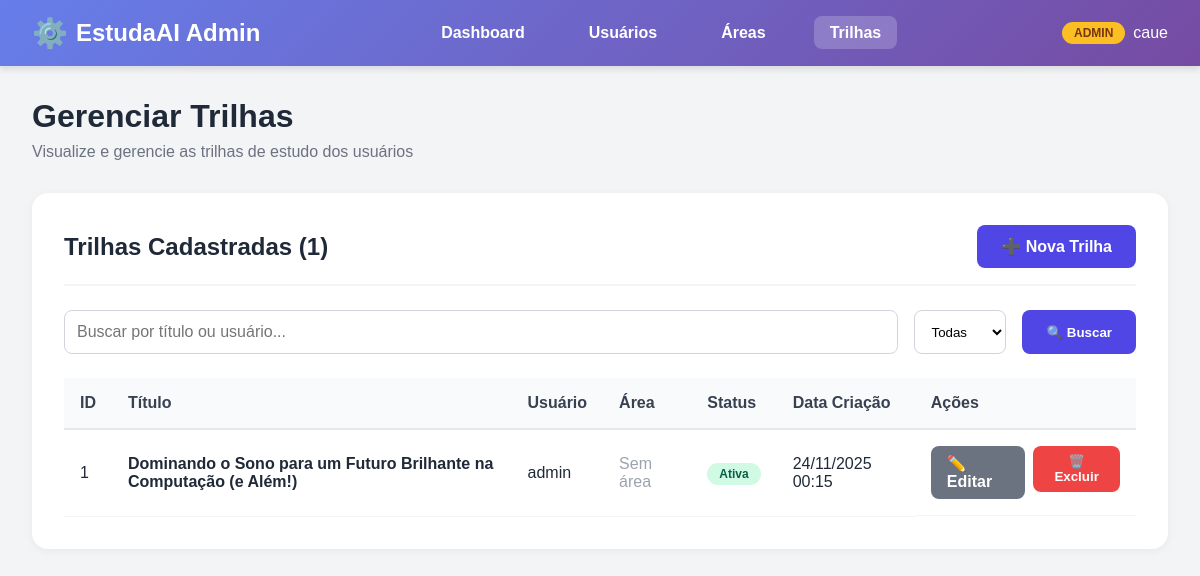
The app's page /usuarios/admin-panel/trilhas/ (signed in), older data.
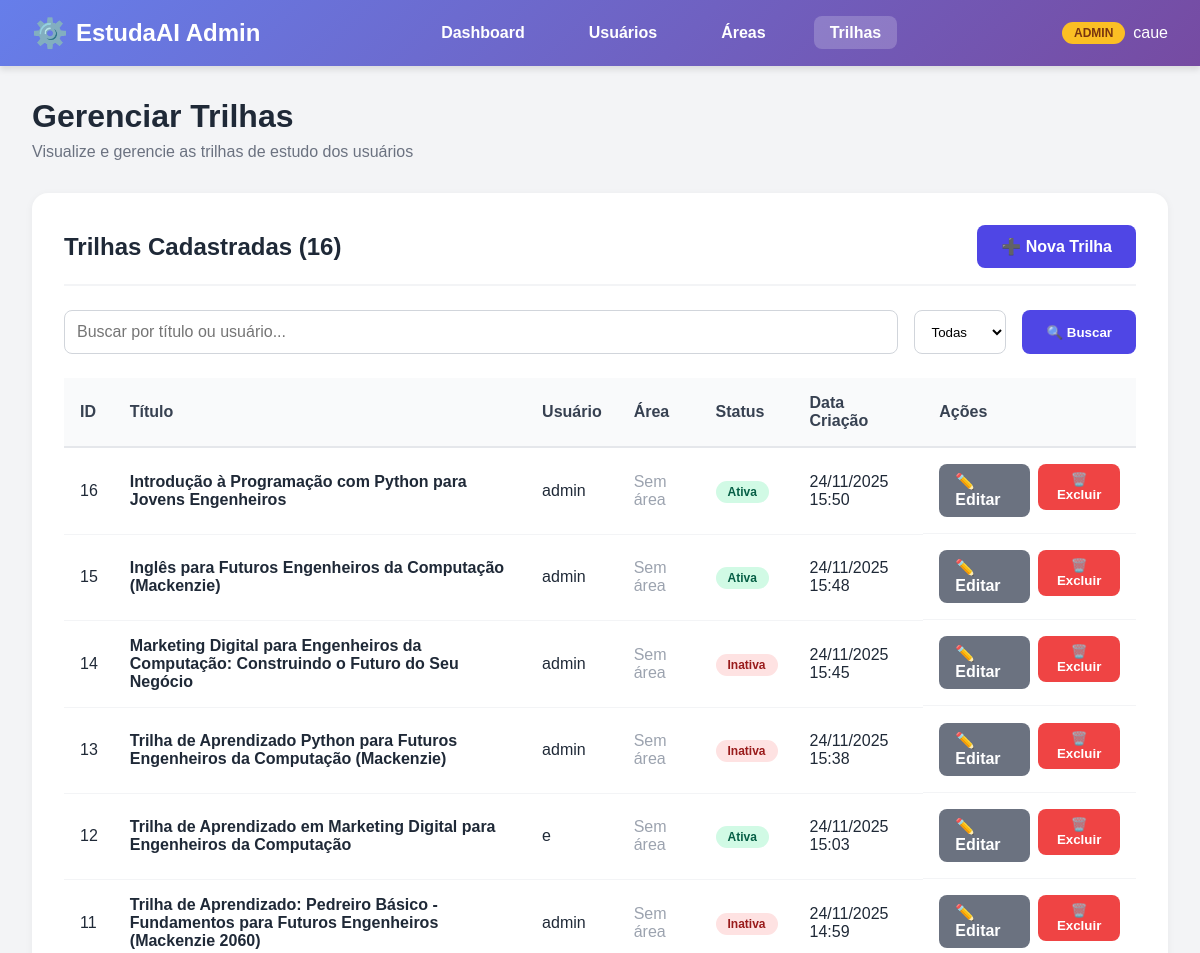
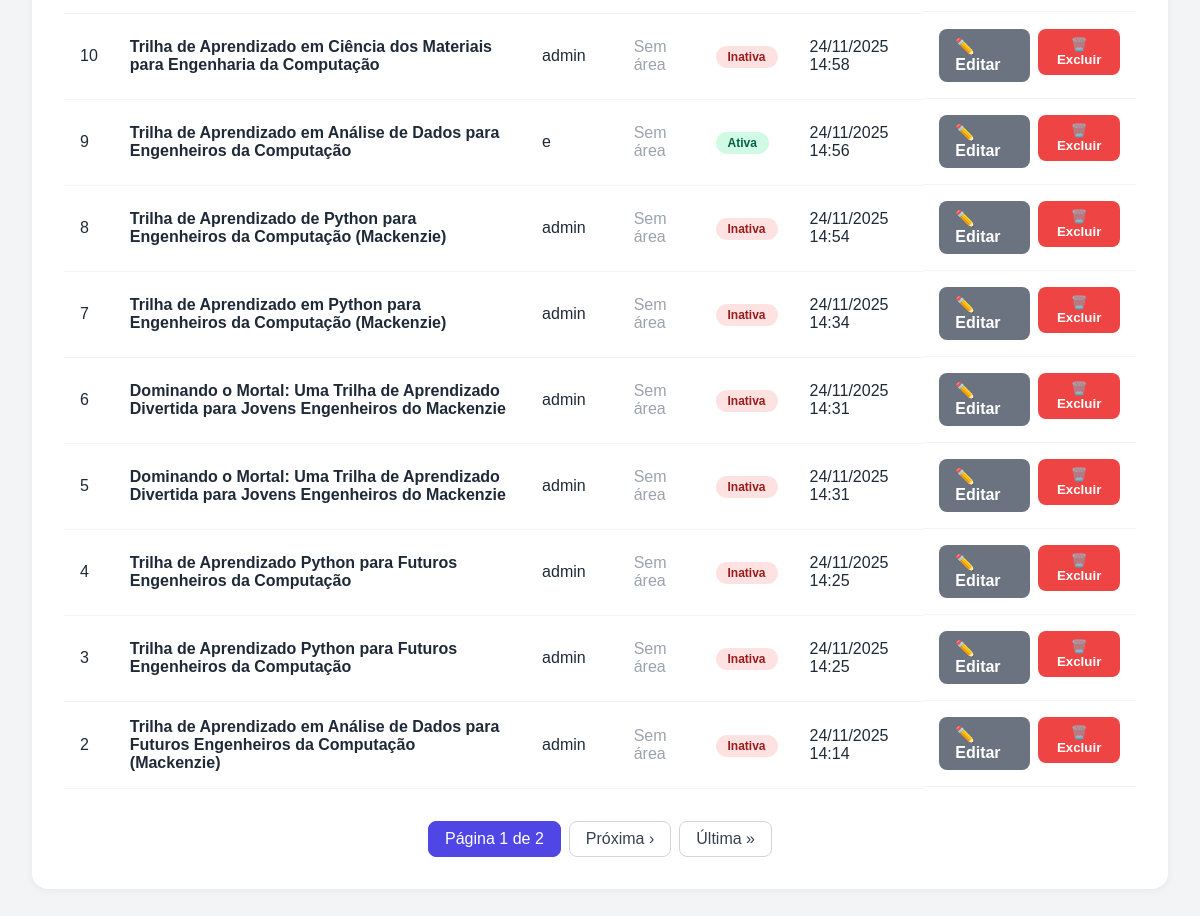
The same page, newer data (2 pictures, top to bottom).
### api/models.py (models this page shows, shortened)
class TrilhaCurso(models.Model):
    usuario = models.ForeignKey(
        Usuario, on_delete=models.CASCADE, related_name="trilhas_curso"
    )
    titulo = models.CharField(max_length=255)
    descricao = models.TextField(blank=True)
    area = models.ForeignKey(
        Area, on_delete=models.SET_NULL, null=True, blank=True, related_name="trilhas_curso"
    )
    solicitacao_original = models.TextField(
        blank=True,
        help_text="Texto original enviado pelo usuário (vazio para criação manual)"
    )
    conteudo_json = models.JSONField(
        help_text="Conteúdo completo da trilha em formato JSON"
    )
    ativa = models.BooleanField(default=True)
    data_criacao = models.DateTimeField(auto_now_add=True)
    data_atualizacao = models.DateTimeField(auto_now=True)
    class Meta:
        ordering = ["-data_criacao"]
        verbose_name = "Trilha de Curso (IA)"
        verbose_name_plural = "Trilhas de Curso (IA)"

### usuarios/models.py (models this page shows, shortened)
class Usuario(AbstractUser):  # criação de uma classe usuário
    nome = models.CharField(max_length=100)  # Nome completo do usuário
    email = models.EmailField(unique=True)  # Email único no sistema
    universidade = models.CharField(max_length=255)  # Nome da universidade
    curso = models.CharField(max_length=255)  # Nome do curso
    ano_formatura = models.IntegerField(
        null=True,
        blank=True,  # Permite valores vazios
        validators=[
            MinValueValidator(2000),
            MaxValueValidator(2060),
        ],  # Entre 2000 e 2060
    )
    idade = models.IntegerField(
        null=True,
        blank=True,  # Permite valores vazios
        validators=[MinValueValidator(8), MaxValueValidator(100)],  # Entre 8 e 100 anos
    )
    REQUIRED_FIELDS = [
        "nome",
        "email",
        "universidade",
        "curso",
        "ano_formatura",
        "idade",
    ]

### usuarios/views.py (the view)
# urls.py: path("admin-panel/trilhas/", views.admin_trilhas_list, name="admin_trilhas_list"),
@login_required(login_url="login")
@user_passes_test(user_is_staff, login_url="dashboard")
def admin_trilhas_list(request):
    trilhas = TrilhaCurso.objects.select_related("usuario", "area").order_by("-data_criacao")
    query = request.GET.get("q")
    if query:
        trilhas = trilhas.filter(
            Q(titulo__icontains=query) | Q(usuario__nome__icontains=query)
        )
    filtro = request.GET.get("filtro")
    if filtro == "ativas":
        trilhas = trilhas.filter(ativa=True)
    elif filtro == "inativas":
        trilhas = trilhas.filter(ativa=False)
    paginator = Paginator(trilhas, 15)
    page_number = request.GET.get("page")
    page_obj = paginator.get_page(page_number)
    return render(request, "usuarios/admin/trilhas_list.html", {"page_obj": page_obj})

### usuarios/views.py (called while the page is built)
def user_is_staff(user):
    return user.is_staff

### usuarios/templates/usuarios/admin/trilhas_list.html (shortened to what the changed rows need)
{% load static %}
<!DOCTYPE html>
<html lang="pt-BR">
<head>
    <link rel="stylesheet" href="{% static 'usuarios/admin-style.css' %}">
</head>
<body>
    <main class="admin-container">
        <div class="admin-header">
            <h1 class="admin-title">Gerenciar Trilhas</h1>
        </div>
        <div class="admin-card">
            <div class="card-header">
                <h2 class="card-title">Trilhas Cadastradas ({{ page_obj.paginator.count }})</h2>
                <a href="{% url 'admin_trilha_create' %}" class="btn-primary">➕ Nova Trilha</a>
            </div>
            <div class="table-container">
                <table class="admin-table">
                    <thead>
                        <tr>
                            <th>ID</th>
                            <th>Título</th>
                            <th>Usuário</th>
                            <th>Área</th>
                            <th>Status</th>
                            <th>Data Criação</th>
                            <th>Ações</th>
                        </tr>
                    </thead>
                    <tbody>
                        {% for trilha in page_obj %}
                        <tr>
                            <td>{{ trilha.id }}</td>
                            <td><strong>{{ trilha.titulo }}</strong></td>
                            <td>{{ trilha.usuario.nome }}</td>
                            <td>
                                {% if trilha.area %}
                                <span style="font-size: 1.2rem;">{{ trilha.area.icone|default:"📚" }}</span>
                                {{ trilha.area.nome }}
                                {% else %}
                                <span style="color: #9ca3af;">Sem área</span>
                                {% endif %}
                            </td>
                            <td>
                                {% if trilha.ativa %}
                                <span class="badge success">Ativa</span>
                                {% else %}
                                <span class="badge danger">Inativa</span>
                                {% endif %}
                            </td>
                            <td>{{ trilha.data_criacao|date:"d/m/Y H:i" }}</td>
                            <td class="table-actions">
                                <a href="{% url 'admin_trilha_edit' trilha.id %}" class="btn-secondary">✏️ Editar</a>
                                <form method="POST" action="{% url 'admin_trilha_delete' trilha.id %}" style="display: inline;" onsubmit="return confirm('Tem certeza que deseja excluir esta trilha?');">
                                    <button type="submit" class="btn-danger">🗑️ Excluir</button>
                                </form>
                            </td>
                        </tr>
                        {% endfor %}
                    </tbody>
                </table>
            </div>
            {% if page_obj.has_other_pages %}
            <div class="pagination">
                <span class="active">Página {{ page_obj.number }} de {{ page_obj.paginator.num_pages }}</span>
                {% if page_obj.has_next %}
                <a href="?page={{ page_obj.next_page_number }}{% if request.GET.q %}&q={{ request.GET.q }}{% endif %}{% if request.GET.filtro %}&filtro={{ request.GET.filtro }}{% endif %}">Próxima ›</a>
                <a href="?page={{ page_obj.paginator.num_pages }}{% if request.GET.q %}&q={{ request.GET.q }}{% endif %}{% if request.GET.filtro %}&filtro={{ request.GET.filtro }}{% endif %}">Última »</a>
                {% endif %}
            </div>
            {% endif %}
        </div>
    </main>
</body>
</html>

Row changes from the older to the newer data that the page shows:
no longer on this page (row edited): TrilhaCurso: id "1", titulo "Dominando o Sono para um Futuro Brilhante na Computação (e Além!)", usuario.nome "admin", shows "Sem área", ativa "Ativa", data_criacao "24/11/2025 00:15"
added TrilhaCurso: id "16", titulo "Introdução à Programação com Python para Jovens Engenheiros", usuario.nome "admin", shows "Sem área", ativa "Ativa", data_criacao "24/11/2025 15:50"
added TrilhaCurso: id "15", titulo "Inglês para Futuros Engenheiros da Computação (Mackenzie)", usuario.nome "admin", shows "Sem área", ativa "Ativa", data_criacao "24/11/2025 15:48"
added TrilhaCurso: id "14", titulo "Marketing Digital para Engenheiros da Computação: Construindo o Futuro do Seu Negócio", usuario.nome "admin", shows "Sem área", ativa "Inativa", data_criacao "24/11/2025 15:45"
added TrilhaCurso: id "13", titulo "Trilha de Aprendizado Python para Futuros Engenheiros da Computação (Mackenzie)", usuario.nome "admin", shows "Sem área", ativa "Inativa", data_criacao "24/11/2025 15:38"
added TrilhaCurso: id "12", titulo "Trilha de Aprendizado em Marketing Digital para Engenheiros da Computação", usuario.nome "e", shows "Sem área", ativa "Ativa", data_criacao "24/11/2025 15:03"
added TrilhaCurso: id "11", titulo "Trilha de Aprendizado: Pedreiro Básico - Fundamentos para Futuros Engenheiros (Mackenzie 2060)", usuario.nome "admin", shows "Sem área", ativa "Inativa", data_criacao "24/11/2025 14:59"
added TrilhaCurso: id "10", titulo "Trilha de Aprendizado em Ciência dos Materiais para Engenharia da Computação", usuario.nome "admin", shows "Sem área", ativa "Inativa", data_criacao "24/11/2025 14:58"
added TrilhaCurso: id "9", titulo "Trilha de Aprendizado em Análise de Dados para Engenheiros da Computação", usuario.nome "e", shows "Sem área", ativa "Ativa", data_criacao "24/11/2025 14:56"
added TrilhaCurso: id "8", titulo "Trilha de Aprendizado de Python para Engenheiros da Computação (Mackenzie)", usuario.nome "admin", shows "Sem área", ativa "Inativa", data_criacao "24/11/2025 14:54"
added TrilhaCurso: id "7", titulo "Trilha de Aprendizado em Python para Engenheiros da Computação (Mackenzie)", usuario.nome "admin", shows "Sem área", ativa "Inativa", data_criacao "24/11/2025 14:34"
added TrilhaCurso: id "6", titulo "Dominando o Mortal: Uma Trilha de Aprendizado Divertida para Jovens Engenheiros do Mackenzie", usuario.nome "admin", shows "Sem área", ativa "Inativa", data_criacao "24/11/2025 14:31"
added TrilhaCurso: id "5", titulo "Dominando o Mortal: Uma Trilha de Aprendizado Divertida para Jovens Engenheiros do Mackenzie", usuario.nome "admin", shows "Sem área", ativa "Inativa", data_criacao "24/11/2025 14:31"
added TrilhaCurso: id "4", titulo "Trilha de Aprendizado Python para Futuros Engenheiros da Computação", usuario.nome "admin", shows "Sem área", ativa "Inativa", data_criacao "24/11/2025 14:25"
added TrilhaCurso: id "3", titulo "Trilha de Aprendizado Python para Futuros Engenheiros da Computação", usuario.nome "admin", shows "Sem área", ativa "Inativa", data_criacao "24/11/2025 14:25"
added TrilhaCurso: id "2", titulo "Trilha de Aprendizado em Análise de Dados para Futuros Engenheiros da Computação (Mackenzie)", usuario.nome "admin", shows "Sem área", ativa "Inativa", data_criacao "24/11/2025 14:14"
Text that changed along with them:
{{ page_obj.paginator.count }}: "1" → "16"
{{ page_obj.number }}: (not shown) → "1"
{{ page_obj.paginator.num_pages }}: (not shown) → "2"
text now shown: "Página de Próxima › Última »"
